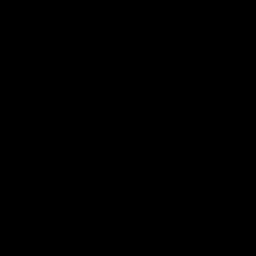
Frame 1 (no input)
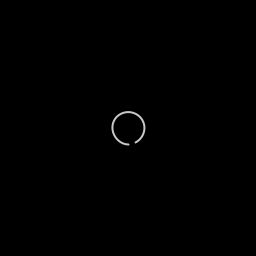
Frame 60 (the mouse pressed at the canvas centre just before this capture)
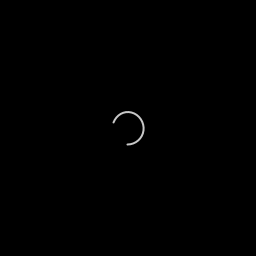
Frame 120 (the mouse held since frame 60 and released just before this capture)

The Processing sketch that drew these frames (run headless with seeded random() and noise(); from frame 60 on, the mouse is pressed at the canvas centre):

// Processing sketch: processing_159856
// ── processing_159856.pde

// N lines
int num = 1;

float step, spacing, offSet, theta, angle, startPosition;

void setup() {
    size(256, 256);
    
    // Linewidth
    strokeWeight(2);
    noFill();
    // Line color
    stroke(200, 200, 200);
    
    // Spacing
    step = 22;
    startPosition = (PI / 2);
}

void draw() {
    background(0, 0, 0);
    translate(width / 2, height / 2);
    for (int i = 0; i < num; i++) {
        spacing = 32;
        // ofset in radians
        float offSet = (PI / 3 / num) * i;
        
        // end point of arch in radians
        angle = (theta + offSet) % PI;
        float arcEnd = map(sin(angle), -1, 1, -TWO_PI, TWO_PI);
        
        if(angle <= (PI / 2) ) {
            // (Centre of circle | Width and height in px | radians start and stop )
            arc(0, 0, spacing, spacing, 0 + startPosition, arcEnd + startPosition );
            //arc(0, 0, spacing, spacing,  TWO_PI + startPosition, TWO_PI - arcEnd + startPosition );
        } else {
            arc(0, 0, spacing, spacing, TWO_PI - arcEnd + startPosition, TWO_PI + startPosition );
            //arc(0, 0, spacing, spacing, 0 + arcEnd + startPosition, startPosition );
        }
    }
    // Static for center dot
    //arc(0, 0, 1, 1, 0, TWO_PI);
    
    //animation speed
    theta += .02;
}
